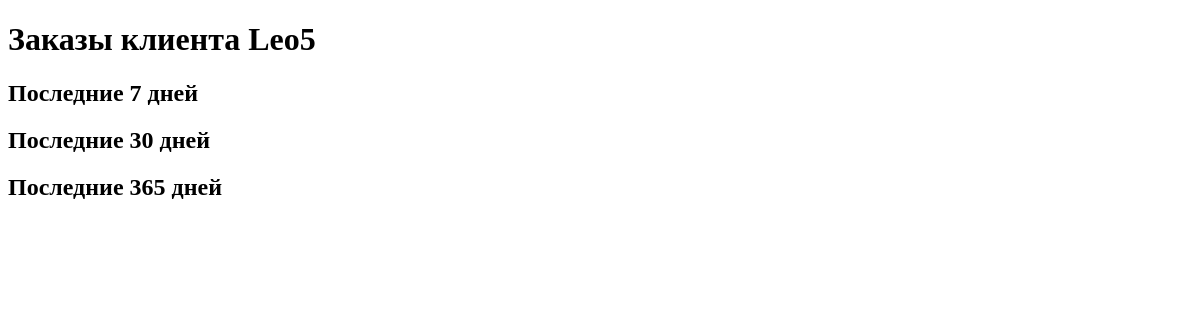
The page /myapp2/client_orders/7/ on the database as committed earlier.
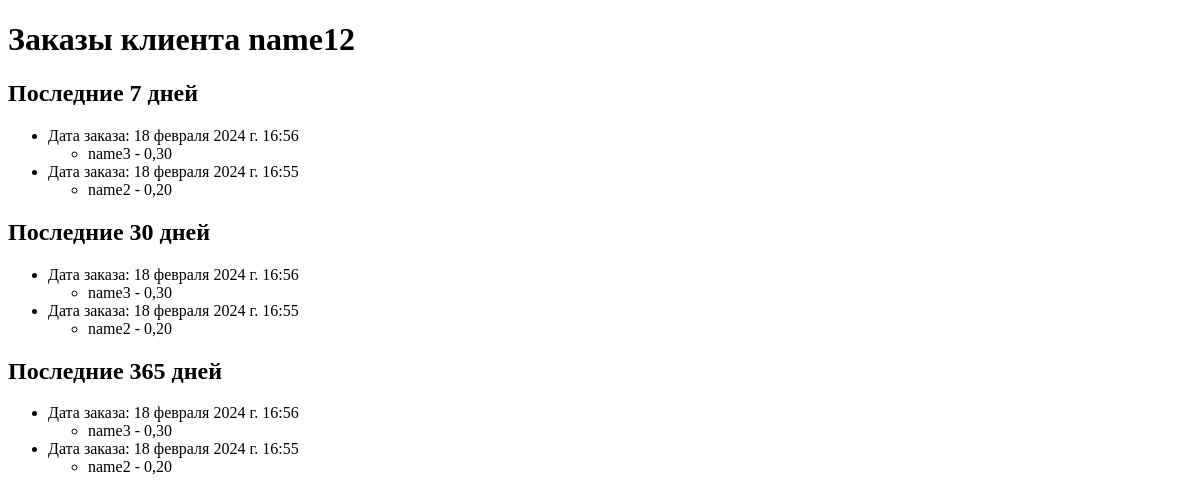
The same page on the database as committed later.
### myapp2/models.py (models this page shows)
class Client(models.Model):
    name = models.CharField(max_length=100)
    email = models.EmailField()
    phone_number = models.CharField(max_length=15)
    address = models.TextField()
    registration_date = models.DateTimeField(default=timezone.now)

class Order(models.Model):
    client = models.ForeignKey(Client, on_delete=models.CASCADE)
    products = models.ManyToManyField(Product)
    total_amount = models.DecimalField(max_digits=10, decimal_places=2)
    order_date = models.DateTimeField(default=timezone.now)

class Product(models.Model):
    name = models.CharField(max_length=100)
    description = models.TextField()
    price = models.DecimalField(max_digits=10, decimal_places=2)
    quantity = models.IntegerField()
    added_date = models.DateTimeField(default=timezone.now)

### myapp2/views.py (the view)
# urls.py: path('client_orders/<int:client_id>/', views.client_orders, name='client_orders'),
def client_orders(request, client_id):
    client = Client.objects.get(pk=client_id)
    seven_days_ago = timezone.now() - timedelta(days=7)
    orders_last_7_days = Order.objects.filter(client=client, order_date__gte=seven_days_ago).order_by('-order_date')
    thirty_days_ago = timezone.now() - timedelta(days=30)
    orders_last_30_days = Order.objects.filter(client=client, order_date__gte=thirty_days_ago).order_by('-order_date')
    year_ago = timezone.now() - timedelta(days=365)
    orders_last_365_days = Order.objects.filter(client=client, order_date__gte=year_ago).order_by('-order_date')
    context = {
        'client': client,
        'orders_last_7_days': orders_last_7_days,
        'orders_last_30_days': orders_last_30_days,
        'orders_last_365_days': orders_last_365_days,
    }
    return render(request, 'orders.html', context)

### myapp2/templates/orders.html (shortened to what this page needs)
<!DOCTYPE html>
<html lang="en">
<head>
</head>
<body>
    <h1>Заказы клиента {{ client.name }}</h1>
    <h2>Последние 7 дней</h2>
    <ul>
        {% for order in orders_last_7_days %}
            <li>
                Дата заказа: {{ order.order_date }}
                <ul>
                    {% for product in order.products.all %}
                        <li>{{ product.name }} - {{ product.price }}</li>
                    {% endfor %}
                </ul>
            </li>
        {% endfor %}
    </ul>
    <h2>Последние 30 дней</h2>
    <ul>
        {% for order in orders_last_30_days %}
            <li>
                Дата заказа: {{ order.order_date }}
                <ul>
                    {% for product in order.products.all %}
                        <li>{{ product.name }} - {{ product.price }}</li>
                    {% endfor %}
                </ul>
            </li>
        {% endfor %}
    </ul>
    <h2>Последние 365 дней</h2>
    <ul>
        {% for order in orders_last_365_days %}
            <li>
                Дата заказа: {{ order.order_date }}
                <ul>
                    {% for product in order.products.all %}
                        <li>{{ product.name }} - {{ product.price }}</li>
                    {% endfor %}
                </ul>
            </li>
        {% endfor %}
    </ul>
</body>
</html>

Rows that differ between the two databases and show on the page:
changed Client: name "Leo5" → "name12"
added Order: order_date "18 февраля 2024 г. 16:56"
now on this page (row edited): Product: name "name3", price "0,30"
now on this page (row edited): Order: order_date "18 февраля 2024 г. 16:55"
now on this page (row edited): Product: name "name2", price "0,20"
